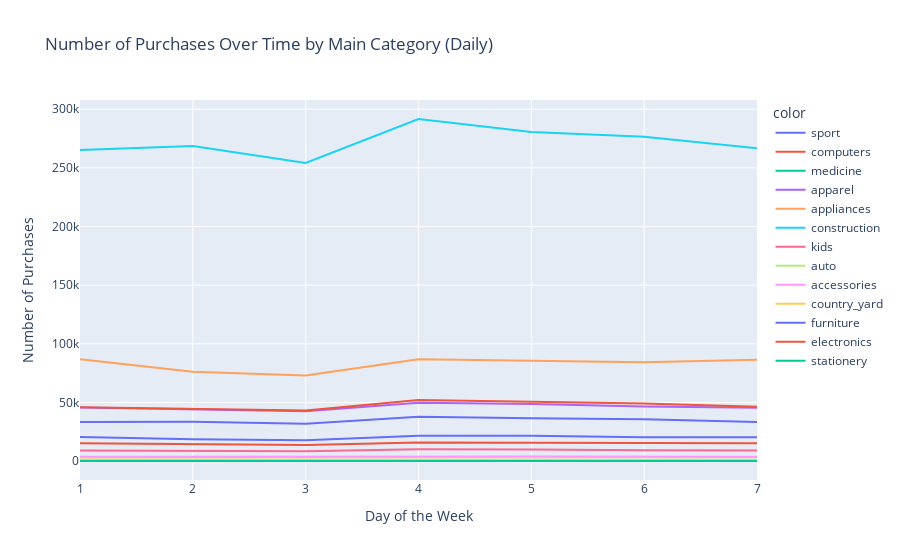

The code cell stored with this chart in its notebook:
### Code cell
from pyspark.sql.functions import dayofweek

# Aggregate data by day of the week and main_category, and count purchases
daily_purchases = combined_df \
    .filter(combined_df['event_type'] == 'purchase') \
    .groupBy(dayofweek('event_time').alias('weekday'), 'main_category') \
    .count() \
    .orderBy('weekday')

# Collect data for plotting
plot_data = daily_purchases.collect()

# Plotting with Plotly
fig = px.line(x=[row['weekday'] for row in plot_data],
              y=[row['count'] for row in plot_data],
              color=[row['main_category'] for row in plot_data],
              labels={'x': 'Day of the Week', 'y': 'Number of Purchases'},
              title='Number of Purchases Over Time by Main Category (Daily)')
fig.show()

### Figure 1 — Plotly figure (JSON) as saved in the notebook; plotly's stock layout.template omitted (floating-point values rounded to 4 significant figures)
{"data": [{"hovertemplate": "color=sport<br>Day of the Week=%{x}<br>Number of Purchases=%{y}<extra></extra>", "legendgroup": "sport", "line": {"color": "#636efa", "dash": "solid"}, "marker": {"symbol": "circle"}, "mode": "lines", "name": "sport", "orientation": "v", "showlegend": true, "type": "scatter", "x": [1, 2, 3, 4, 5, 6, 7], "xaxis": "x", "y": [33456, 33552, 31852, 37910, 36464, 35807, 33338], "yaxis": "y"}, {"hovertemplate": "color=computers<br>Day of the Week=%{x}<br>Number of Purchases=%{y}<extra></extra>", "legendgroup": "computers", "line": {"color": "#EF553B", "dash": "solid"}, "marker": {"symbol": "circle"}, "mode": "lines", "name": "computers", "orientation": "v", "showlegend": true, "type": "scatter", "x": [1, 2, 3, 4, 5, 6, 7], "xaxis": "x", "y": [15162, 14429, 13770, 15930, 15751, 15121, 15214], "yaxis": "y"}, {"hovertemplate": "color=medicine<br>Day of the Week=%{x}<br>Number of Purchases=%{y}<extra></extra>", "legendgroup": "medicine", "line": {"color": "#00cc96", "dash": "solid"}, "marker": {"symbol": "circle"}, "mode": "lines", "name": "medicine", "orientation": "v", "showlegend": true, "type": "scatter", "x": [1, 2, 3, 4, 5, 6, 7], "xaxis": "x", "y": [242, 280, 242, 260, 254, 224, 222], "yaxis": "y"}, {"hovertemplate": "color=apparel<br>Day of the Week=%{x}<br>Number of Purchases=%{y}<extra></extra>", "legendgroup": "apparel", "line": {"color": "#ab63fa", "dash": "solid"}, "marker": {"symbol": "circle"}, "mode": "lines", "name": "apparel", "orientation": "v", "showlegend": true, "type": "scatter", "x": [1, 2, 3, 4, 5, 6, 7], "xaxis": "x", "y": [45717, 44038, 42568, 49731, 48815, 46651, 45615], "yaxis": "y"}, {"hovertemplate": "color=appliances<br>Day of the Week=%{x}<br>Number of Purchases=%{y}<extra></extra>", "legendgroup": "appliances", "line": {"color": "#FFA15A", "dash": "solid"}, "marker": {"symbol": "circle"}, "mode": "lines", "name": "appliances", "orientation": "v", "showlegend": true, "type": "scatter", "x": [1, 2, 3, 4, 5, 6, 7], "xaxis": "x", "y": [86948, 76262, 72934, 86764, 85647, 84221, 86438], "yaxis": "y"}, {"hovertemplate": "color=construction<br>Day of the Week=%{x}<br>Number of Purchases=%{y}<extra></extra>", "legendgroup": "construction", "line": {"color": "#19d3f3", "dash": "solid"}, "marker": {"symbol": "circle"}, "mode": "lines", "name": "construction", "orientation": "v", "showlegend": true, "type": "scatter", "x": [1, 2, 3, 4, 5, 6, 7], "xaxis": "x", "y": [265249, 268648, 254188, 291612, 280458, 276581, 266571], "yaxis": "y"}, {"hovertemplate": "color=kids<br>Day of the Week=%{x}<br>Number of Purchases=%{y}<extra></extra>", "legendgroup": "kids", "line": {"color": "#FF6692", "dash": "solid"}, "marker": {"symbol": "circle"}, "mode": "lines", "name": "kids", "orientation": "v", "showlegend": true, "type": "scatter", "x": [1, 2, 3, 4, 5, 6, 7], "xaxis": "x", "y": [9127, 8819, 8481, 10083, 10000, 9262, 9023], "yaxis": "y"}, {"hovertemplate": "color=auto<br>Day of the Week=%{x}<br>Number of Purchases=%{y}<extra></extra>", "legendgroup": "auto", "line": {"color": "#B6E880", "dash": "solid"}, "marker": {"symbol": "circle"}, "mode": "lines", "name": "auto", "orientation": "v", "showlegend": true, "type": "scatter", "x": [1, 2, 3, 4, 5, 6, 7], "xaxis": "x", "y": [3523, 3430, 3279, 3728, 3762, 3752, 3670], "yaxis": "y"}, {"hovertemplate": "color=accessories<br>Day of the Week=%{x}<br>Number of Purchases=%{y}<extra></extra>", "legendgroup": "accessories", "line": {"color": "#FF97FF", "dash": "solid"}, "marker": {"symbol": "circle"}, "mode": "lines", "name": "accessories", "orientation": "v", "showlegend": true, "type": "scatter", "x": [1, 2, 3, 4, 5, 6, 7], "xaxis": "x", "y": [3755, 3618, 3425, 3840, 3959, 3609, 3561], "yaxis": "y"}, {"hovertemplate": "color=country_yard<br>Day of the Week=%{x}<br>Number of Purchases=%{y}<extra></extra>", "legendgroup": "country_yard", "line": {"color": "#FECB52", "dash": "solid"}, "marker": {"symbol": "circle"}, "mode": "lines", "name": "country_yard", "orientation": "v", "showlegend": true, "type": "scatter", "x": [1, 2, 3, 4, 5, 6, 7], "xaxis": "x", "y": [1350, 1251, 1200, 1489, 1591, 1344, 1277], "yaxis": "y"}, {"hovertemplate": "color=furniture<br>Day of the Week=%{x}<br>Number of Purchases=%{y}<extra></extra>", "legendgroup": "furniture", "line": {"color": "#636efa", "dash": "solid"}, "marker": {"symbol": "circle"}, "mode": "lines", "name": "furniture", "orientation": "v", "showlegend": true, "type": "scatter", "x": [1, 2, 3, 4, 5, 6, 7], "xaxis": "x", "y": [20537, 18717, 17850, 21704, 21560, 20345, 20371], "yaxis": "y"}, {"hovertemplate": "color=electronics<br>Day of the Week=%{x}<br>Number of Purchases=%{y}<extra></extra>", "legendgroup": "electronics", "line": {"color": "#EF553B", "dash": "solid"}, "marker": {"symbol": "circle"}, "mode": "lines", "name": "electronics", "orientation": "v", "showlegend": true, "type": "scatter", "x": [1, 2, 3, 4, 5, 6, 7], "xaxis": "x", "y": [46022, 44625, 43162, 52161, 50631, 49058, 46412], "yaxis": "y"}, {"hovertemplate": "color=stationery<br>Day of the Week=%{x}<br>Number of Purchases=%{y}<extra></extra>", "legendgroup": "stationery", "line": {"color": "#00cc96", "dash": "solid"}, "marker": {"symbol": "circle"}, "mode": "lines", "name": "stationery", "orientation": "v", "showlegend": true, "type": "scatter", "x": [1, 2, 3, 4, 5, 6, 7], "xaxis": "x", "y": [136, 174, 168, 147, 141, 168, 151], "yaxis": "y"}], "layout": {"legend": {"title": {"text": "color"}, "tracegroupgap": 0}, "title": {"text": "Number of Purchases Over Time by Main Category (Daily)"}, "xaxis": {"anchor": "y", "domain": [0, 1], "title": {"text": "Day of the Week"}}, "yaxis": {"anchor": "x", "domain": [0, 1], "title": {"text": "Number of Purchases"}}}}
